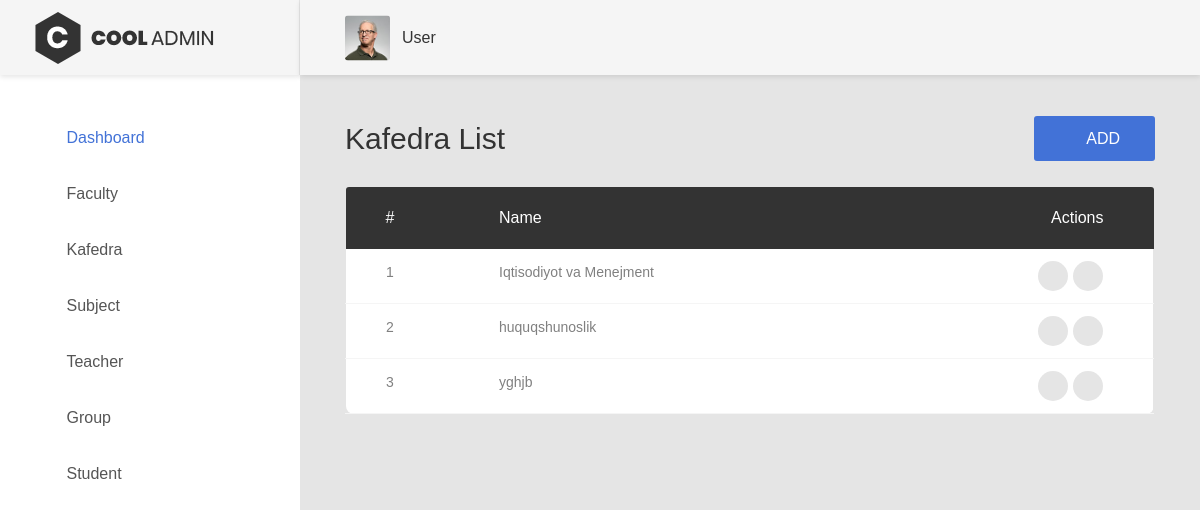
The app's page /kafedra/list/ (signed in) with its own data.
### adminapp/models.py (models this page shows, shortened)
class Kafedra(models.Model):
    name = models.CharField(max_length=100, null=False, blank=False)

### adminapp/views.py (the view)
# urls.py: path('kafedra/list/',kafedra_list, name='kafedra_list'),
@login_required_decorator
def kafedra_list(request):
    kafedras=services.get_kafedra()
    ctx={
        "kafedras":kafedras
    }
    return render(request,'kafedra/list.html',ctx)

### adminapp/services.py (called while the page is built)
def dictfetchall(cursor):
    columns = [col[0] for col in cursor.description]
    return [
        dict(zip(columns, row)) for row in cursor.fetchall()
    ]

def get_kafedra():
    with closing(connection.cursor()) as cursor:
        cursor.execute("""SELECT * from adminapp_kafedra""")
        kafedra = dictfetchall(cursor)
        return kafedra

### templates/kafedra/list.html
{% extends 'base.html' %}
{% load static %}
{% block content %}
 <div class="page-container">
    {%include 'userbar.html'%}
    <div class="main-content">
        <div class="section__content section__content--p30">
            <div class="container-fluid">
                <div class="row">
                    <div class="col-md-12">
                        <div class="overview-wrap">
                            <h2 class="title-1">Kafedra List</h2>
                            <a class="au-btn au-btn-icon au-btn--blue" href="{% url 'kafedra_create' %}">
                                <i class="zmdi zmdi-plus"></i>add</a>
                        </div>
                    </div>
                </div>
                <br>
                <div class="row">
                    <div class="col-md-12">
                        <div class="table-responsive m-b-40">
                            <table class="table table-borderless table-data3">
                                <thead>
                                    <tr>
                                        <th>#</th>
                                        <th>Name</th>
                                        <th>Actions</th>
                                    </tr>
                                </thead>
                                <tbody>
                                    {% for kafedra in kafedras %}
                                    <tr>
                                        <td>{{ kafedra.id }}</td>
                                        <td>{{ kafedra.name }}</td>
                                        <td>
                                            <div class="table-data-feature">
                                                <a class="item" data-toggle="tooltip" href="{% url 'kafedra_edit' pk=kafedra.id %}" data-placement="top" title="" data-original-title="Edit">
                                                    <i class="zmdi zmdi-edit text-warning"></i>
                                                </a>
                                                <a class="item" data-toggle="tooltip" href="{% url 'kafedra_delete' pk=kafedra.id %}" data-placement="top" title="" data-original-title="Delete">
                                                    <i class="zmdi zmdi-delete text-danger"></i>
                                                </a>
                                            </div>
                                        </td>
                                    </tr>
                                    {% endfor %}
                                </tbody>
                            </table>
                        </div>
                    </div>
                </div>
            </div>
        </div>
    </div>
</div>
{% endblock %}

### templates/userbar.html (shortened to what this page needs)
    {% load static%}
    <header class="header-desktop">
        <div class="section__content section__content--p30">
            <div class="container-fluid">
                <div class="header-wrap">
                    <div class="header-button">
                        <div class="account-wrap">
                            <div class="account-item clearfix js-item-menu">
                                <div class="image">
                                    <img src="{% static 'images/icon/avatar-01.jpg' %}" alt="John Doe" />
                                </div>
                                <div class="content">
                                    <a class="js-acc-btn" href="#">{{user.username}}</a>
                                </div>
                            </div>
                        </div>
                    </div>
                </div>
            </div>
        </div>
    </header>

### records on screen
Kafedra: id "1", name "Iqtisodiyot va Menejment"
Kafedra: id "2", name "huquqshunoslik"
Kafedra: id "3", name "yghjb"

### other values on screen
{{ user.username }} "User"
